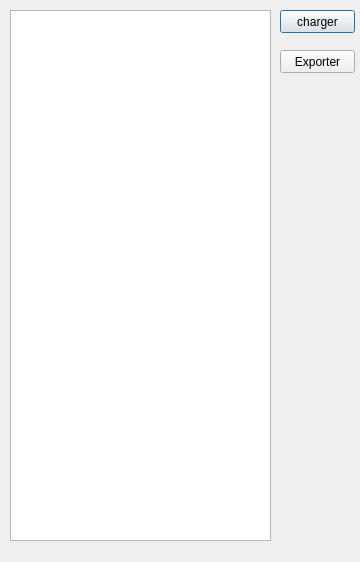
<?xml version="1.0" encoding="UTF-8"?>
<ui version="4.0">
 <class>CDialogListModel</class>
 <widget class="QDialog" name="CDialogListModel">
  <property name="enabled">
   <bool>true</bool>
  </property>
  <property name="geometry">
   <rect>
    <x>0</x>
    <y>0</y>
    <width>360</width>
    <height>562</height>
   </rect>
  </property>
  <property name="windowTitle">
   <string>Liste des models</string>
  </property>
  <widget class="QTreeWidget" name="treeWidget">
   <property name="geometry">
    <rect>
     <x>10</x>
     <y>10</y>
     <width>261</width>
     <height>531</height>
    </rect>
   </property>
   <property name="lineWidth">
    <number>1</number>
   </property>
   <property name="columnCount">
    <number>1</number>
   </property>
   <attribute name="headerVisible">
    <bool>false</bool>
   </attribute>
   <column>
    <property name="text">
     <string notr="true">1</string>
    </property>
   </column>
  </widget>
  <widget class="QPushButton" name="btnLoad">
   <property name="geometry">
    <rect>
     <x>280</x>
     <y>10</y>
     <width>75</width>
     <height>23</height>
    </rect>
   </property>
   <property name="text">
    <string>charger</string>
   </property>
  </widget>
  <widget class="QPushButton" name="btnExport">
   <property name="geometry">
    <rect>
     <x>280</x>
     <y>50</y>
     <width>75</width>
     <height>23</height>
    </rect>
   </property>
   <property name="text">
    <string>Exporter</string>
   </property>
  </widget>
 </widget>
 <layoutdefault spacing="6" margin="11"/>
 <resources/>
 <connections/>
</ui>
